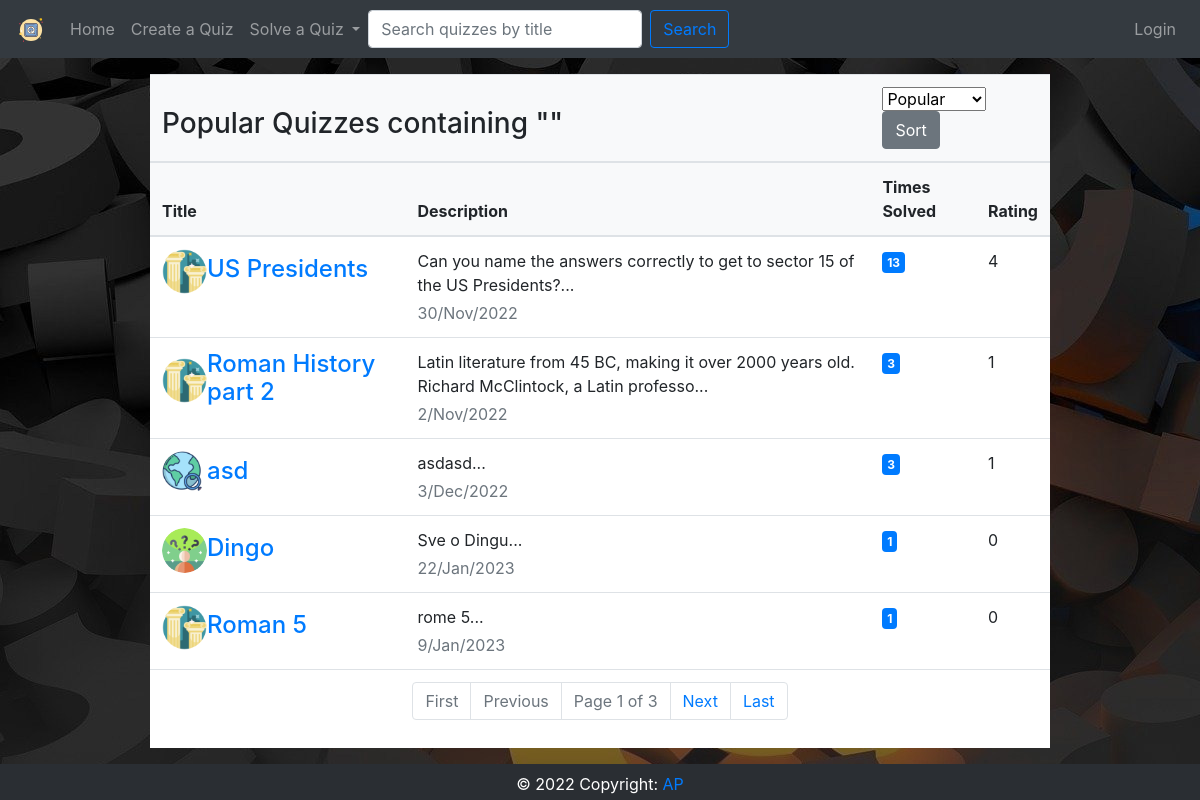
The page /quizes-search/ on the database as committed earlier.
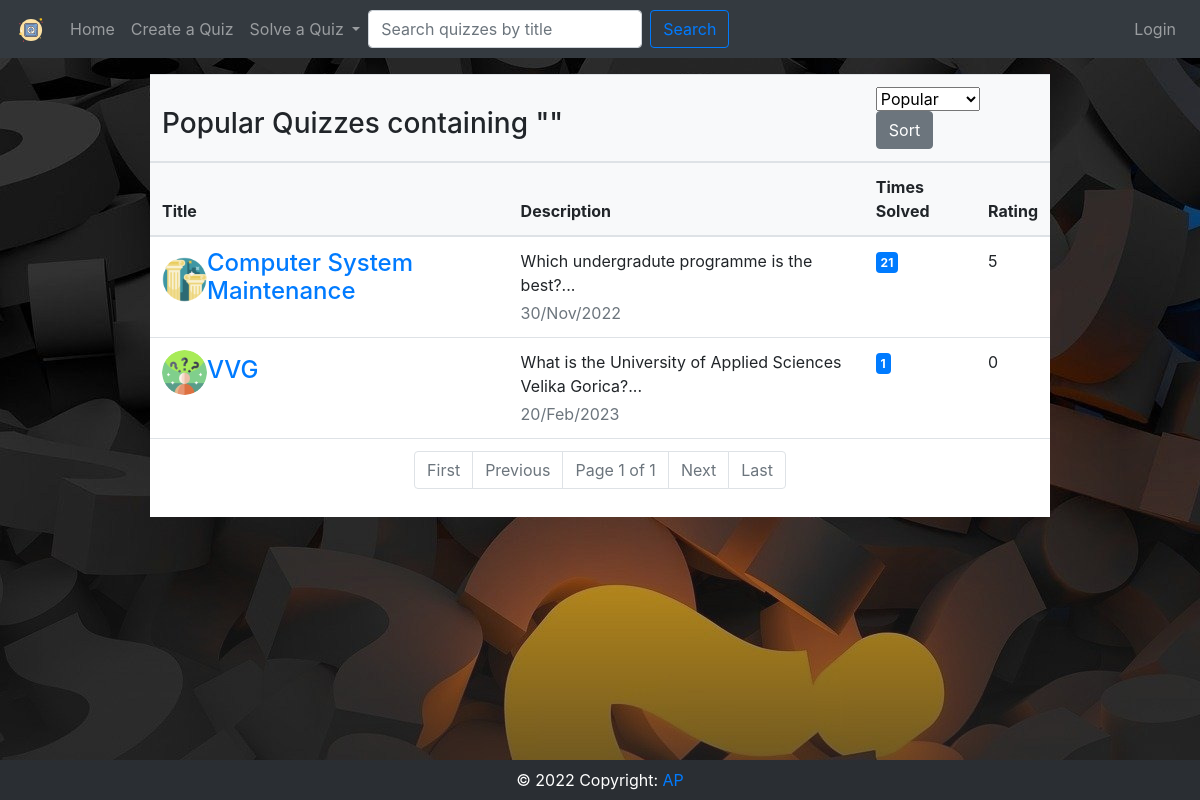
The same page on the database as committed later.
### quiz/models.py (models this page shows, shortened)
class Quiz(models.Model):
    choices = (
        ('history', "History"),
        ('geography', "Geography"),
        ('sports', "Sports"),
        ('entertainment', "Entertainment"),
        ('music', "Music"),
        ('language', "Language"),
        ('gaming', "Gaming"),
        ('other', "Other"),
    )
    title = models.CharField(max_length=40, unique=True, blank=False)
    description = models.CharField(max_length=100, blank=False)
    category = models.CharField(max_length=20, choices = choices)
    created = models.DateTimeField(auto_now_add=True)
    created_by = models.ForeignKey(settings.AUTH_USER_MODEL, null=True, on_delete=models.SET_NULL)
    rating = models.IntegerField(default=0)
    class Meta:
        verbose_name_plural = "Quizes"

### quiz/views.py (the view, shortened to what this page needs)
# urls.py: path('quizes-search/', views.quizSearch, name='quizsearch')
def quizSearch(request):
	search=(request.GET.get("search"))
	if search == None :
		search = ''
	quizes=Quiz.objects.annotate(count=Count('user_quiz_points')).order_by('-count').filter(title__icontains=search)
	context={'quizes':quizes, 'sort':'Popular'}
	if request.method == 'GET':
		if request.GET.get('sort') == 'Newest':
			newest=Quiz.objects.filter(title__icontains=search).order_by('-created').annotate(count=Count('user_quiz_points'))
			context={'quizes':newest, 'sort':'Newest'}
		elif request.GET.get('sort') == 'Oldest':
			oldest=Quiz.objects.filter(title__icontains=search).order_by('created').annotate(count=Count('user_quiz_points'))
			context={'quizes':oldest, 'sort':'Oldest'}
		elif request.GET.get('sort') == 'Best Rated':
			rating=Quiz.objects.filter(title__icontains=search).annotate(rate=Avg('user_quiz_points__points')).order_by('-rating').annotate(count=Count('user_quiz_points'))
			context={'quizes':rating, 'sort':'Best Rated'}
	paginator = Paginator(context['quizes'], 5)
	page_number = request.GET.get('page')
	page_obj = paginator.get_page(page_number)
	context['searchdata']=page_obj
	context['query']=search
	return render(request, 'quiz/quizes_search.html', context)

### quiz/templates/quiz/quizes_search.html (shortened to what this page needs)
{%extends './basetemp.html' %}
{% load static %}
{% block content %}
    <div class="table-responsive-sm center mt-3">
    <table class="table align-middle mb-0 bg-white table-hover">
        <thead class="bg-light">
            <tr>
                <th colspan="2">
                    <h3>{{sort}} Quizzes containing "{{query}}"</h3>
                </th>
                <th colspan="3">
                    <form action="" method="POST" style="float: right;">
                        <select name="sort" id="sort" class="form-select">
                            <option value="{{search}}" hidden selected>{{sort}}</option>
                        </select>
                        <input type="submit" value="Sort" class="btn btn-secondary">
                    </form>
                </th>
            </tr>
            <tr>
                <th>Title</th>
                <th>Description</th>
                <th>Times Solved</th>
                <th>Rating</th>
            </tr>
        </thead>
        <tbody>
            {% for quiz in searchdata %}
            <tr>
            <td>
                <div class="d-flex align-items-center">
                <img
                    src="/static/quiz/images/{{quiz.category}}.png"
                    alt=""
                    style="width: 45px; height: 45px"
                    class="rounded-circle"
                    />
                <div class="ms-3">
                    <a href="{% url 'quiz' quiz.id %}"><h4 class="fw-bold mb-1">{{quiz.title}}</h4></a>
                </div>
                </div>
            </td>
            <td>
                <p class="fw-normal mb-1">{{quiz.description|truncatechars:100}}...</p>
                <p class="text-muted mb-0">{{quiz.created|date:'j/M/Y'}}</p>
            </td>
            <td>
                <span class="badge badge-primary rounded-pill d-inline">{{quiz.count}}</span>
            </td>
            <td>{{quiz.rating}}</td>
            </tr>
            {% endfor %}
        </tbody>
        <tfoot>
            <td colspan="5">
                <nav aria-label="Page navigation example">
                    <ul class="pagination justify-content-center">
                        <li class="page-item {% if not searchdata.has_previous %} disabled {% endif %}">
                            <a class="page-link" href="?page=1&search={{query}}&sort={{sort}}" tabindex="-1">First</a>
                        </li>
                        <li class="page-item {% if not searchdata.has_previous %} disabled {% endif %}">
                            <a class="page-link" href="{% if searchdata.has_previous %}?page={{ searchdata.previous_page_number }}&search={{query}}&sort={{sort}} {% else %} # {% endif %}" tabindex="-1">Previous</a>
                        </li>
                        <li class="page-item disabled">
                            <a class="page-link" href="#">Page {{ searchdata.number }} of {{ searchdata.paginator.num_pages }}</a></li>
                        <li class="page-item {% if not searchdata.has_next %} disabled {% endif %}">
                            <a class="page-link" href="{% if searchdata.has_next %}?page={{ searchdata.next_page_number }}&search={{query}}&sort={{sort}} {% else %} # {% endif %}">Next</a>
                        </li>
                        <li class="page-item {% if not searchdata.has_next %} disabled {% endif %}">
                            <a class="page-link" href="?page={{ searchdata.paginator.num_pages }}&search={{query}}&sort={{sort}}" tabindex="-1">Last</a>
                        </li>
                    </ul>
                </nav>
            </td>
        </tfoot>
    </table>
</div>
{% endblock %}

Rows that differ between the two databases and show on the page:
removed Quiz: category (picture), title "Roman History part 2", description "Latin literature from 45 BC, making it over 2000 years old. Richard McClintock, a Latin professo", created "2/Nov/2022", count "3", rating "1"
removed Quiz: category (picture), title "asd", description "asdasd", created "3/Dec/2022", count "3", rating "1"
removed Quiz: category (picture), title "Dingo", description "Sve o Dingu", created "22/Jan/2023", count "1", rating "0"
removed Quiz: category (picture), title "Roman 5", description "rome 5", created "9/Jan/2023", count "1", rating "0"
changed Quiz: title "US Presidents" → "Computer System Maintenance"; description "Can you name the answers correctly to get to sector 15 of the US Presidents?" → "Which undergradute programme is the best?"; count "13" → "21"; rating "4" → "5"
added Quiz: category (picture), title "VVG", description "What is the University of Applied Sciences Velika Gorica?", created "20/Feb/2023", count "1", rating "0"
Other text that changed with them:
{{ searchdata.paginator.num_pages }}: "3" → "1"
